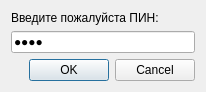
<?xml version="1.0" encoding="UTF-8"?>
<ui version="4.0">
 <class>Dialog</class>
 <widget class="QDialog" name="Dialog">
  <property name="geometry">
   <rect>
    <x>0</x>
    <y>0</y>
    <width>206</width>
    <height>86</height>
   </rect>
  </property>
  <property name="windowTitle">
   <string>УЭК</string>
  </property>
  <layout class="QVBoxLayout" name="verticalLayout">
   <item>
    <widget class="QLabel" name="label">
     <property name="text">
      <string>Введите пожалуйста ПИН:</string>
     </property>
    </widget>
   </item>
   <item>
    <widget class="QLineEdit" name="pin">
     <property name="inputMask">
      <string>0000; </string>
     </property>
     <property name="echoMode">
      <enum>QLineEdit::Password</enum>
     </property>
    </widget>
   </item>
   <item>
    <widget class="QDialogButtonBox" name="buttonBox">
     <property name="orientation">
      <enum>Qt::Horizontal</enum>
     </property>
     <property name="standardButtons">
      <set>QDialogButtonBox::Cancel|QDialogButtonBox::Ok</set>
     </property>
    </widget>
   </item>
  </layout>
 </widget>
 <resources/>
 <connections>
  <connection>
   <sender>buttonBox</sender>
   <signal>accepted()</signal>
   <receiver>Dialog</receiver>
   <slot>accept()</slot>
   <hints>
    <hint type="sourcelabel">
     <x>248</x>
     <y>254</y>
    </hint>
    <hint type="destinationlabel">
     <x>157</x>
     <y>274</y>
    </hint>
   </hints>
  </connection>
  <connection>
   <sender>buttonBox</sender>
   <signal>rejected()</signal>
   <receiver>Dialog</receiver>
   <slot>reject()</slot>
   <hints>
    <hint type="sourcelabel">
     <x>316</x>
     <y>260</y>
    </hint>
    <hint type="destinationlabel">
     <x>286</x>
     <y>274</y>
    </hint>
   </hints>
  </connection>
 </connections>
</ui>
